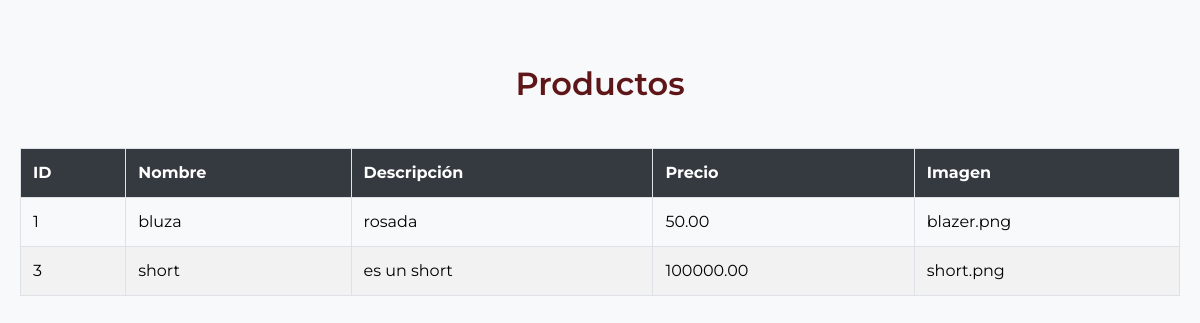
The app's page /prueba.php with its own data.
### tables this page shows
CREATE TABLE `productos` (
  `id` int(11) NOT NULL,
  `nombre` varchar(255) NOT NULL,
  `descripcion` text DEFAULT NULL,
  `precio` decimal(10,2) DEFAULT NULL,
  `imagen` varchar(255) DEFAULT NULL,
  `cantidad` int(255) NOT NULL
);

### prueba.php (the view, shortened to what this page needs)
<?php
require 'connect.php';
$query = "SELECT * FROM productos";
$result = $conn->query($query);
$productos = [];
while ($row = $result->fetch_assoc()) {
    $productos[] = $row;
}
?>
<!DOCTYPE html>
<html lang="en">
<head>
    <script src="https://cdn.tailwindcss.com"></script>
</head>
<body>
    <h1 class="text-center my-10 text-[2rem] text-[rgb(95,22,24)] font-[600]">Productos</h1>
    <table>
        <thead>
            <tr>
                <th>ID</th>
                <th>Nombre</th>
                <th>Descripción</th>
                <th>Precio</th>
                <th>Imagen</th>
            </tr>
        </thead>
        <tbody>
            <?php if (!empty($productos)): ?>
                <?php foreach ($productos as $producto): ?>
                    <tr>
                        <td><?php echo htmlspecialchars($producto['id']); ?></td>
                        <td><?php echo htmlspecialchars($producto['nombre']); ?></td>
                        <td><?php echo htmlspecialchars($producto['descripcion']); ?></td>
                        <td><?php echo htmlspecialchars($producto['precio']); ?></td>
                        <td><?php echo htmlspecialchars($producto['imagen']); ?></td>
                    </tr>
                <?php endforeach; ?>
            <?php else: ?>
                <tr>
                    <td colspan="5" class="text-center">No hay productos disponibles</td>
                </tr>
            <?php endif; ?>
        </tbody>
    </table>
</body>
</html>

### prueba.php (style rules this page uses)
* { font-family: "Montserrat", sans-serif; }
body { background-color: #f8f9fa; padding: 20px; }
table { width: 100%; border-collapse: collapse; }
th, td { padding: 12px; border: 1px solid #dee2e6; text-align: left; }
th { background-color: #343a40; color: white; }
tr:nth-child(even) { background-color: #f2f2f2; }

### records on screen
productos: id "1", nombre "bluza", descripcion "rosada", precio "50.00", imagen "blazer.png"
productos: id "3", nombre "short", descripcion "es un short", precio "100000.00", imagen "short.png"
